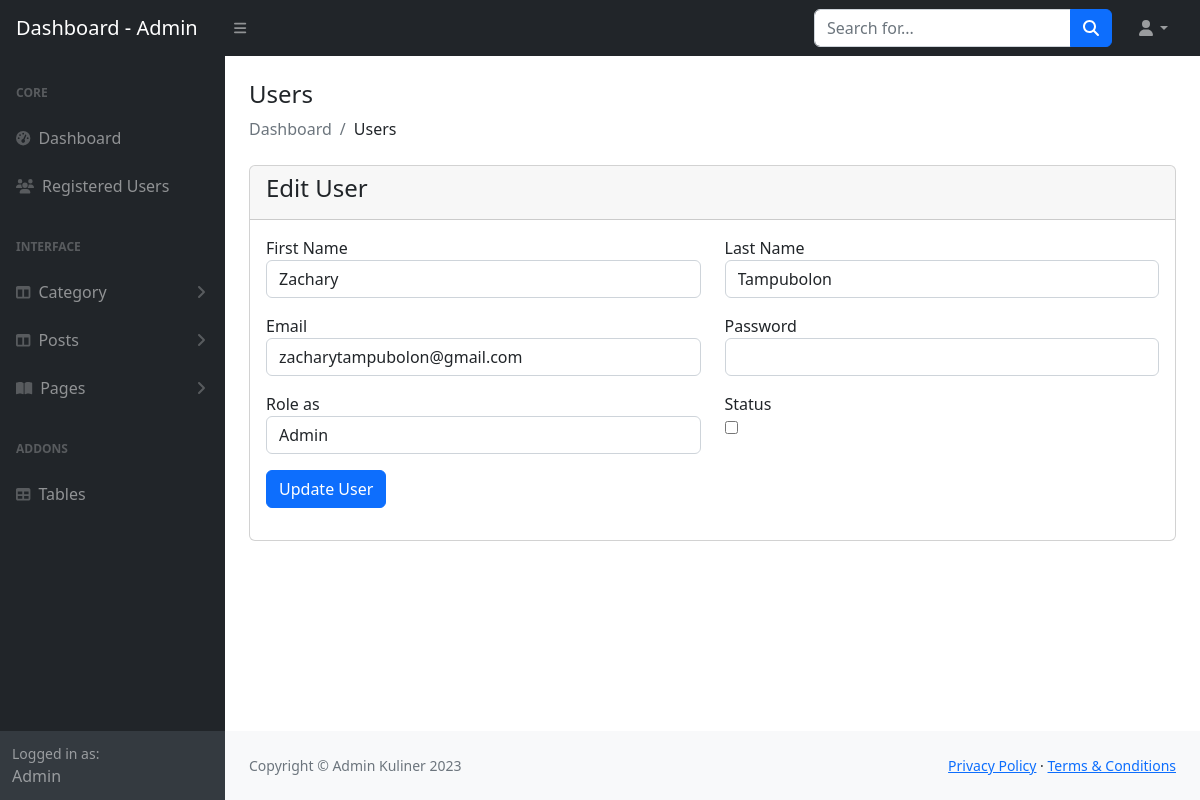
/admin/register-edit.php?id=1 (signed in), run on the app's committed database.
### tables this page shows
CREATE TABLE `users` (
  `id` int(11) NOT NULL,
  `fname` varchar(255) NOT NULL,
  `lname` varchar(255) NOT NULL,
  `email` varchar(255) NOT NULL,
  `password` varchar(255) NOT NULL,
  `role_as` tinyint(4) NOT NULL DEFAULT 0,
  `status` tinyint(1) NOT NULL DEFAULT 0,
  `created_at` timestamp NOT NULL DEFAULT current_timestamp()
);

### admin/register-edit.php (the view, shortened to what this page needs)
<?php
include("includes/header.php");
?>
<div class="container-fluid px-4">
    <h4 class="mt-4">Users</h1>
    <ol class="breadcrumb mb-4">
        <li class="breadcrumb-item active">Dashboard</li>
        <li class="breadcrumb-item">Users</li>
    </ol>
    <div class="row">
        <div class="col-md-12">
            <div class="card">
                <div class="card-header">
                    <h4>Edit User</h4>
                </div>
                <div class="card-body">
                    <?php
                    if(isset($_GET['id']))
                    {
                        $user_id = $_GET['id'];
                        $users = "SELECT * FROM users WHERE id ='$user_id' ";
                        $users_run = mysqli_query($con, $users);
                        if(mysqli_num_rows($users_run) > 0)
                        {
                            foreach($users_run as $user)
                            {
                            ?>
                            <form action="code.php" method="POST">
                                <div class="row">
                                    <div class="col-md-6 mb-3">
                                        <label for="">First Name</label>
                                        <input type="text" name="fname" value="<?= $user['fname'];?>" class="form-control">
                                    </div>
                                    <div class="col-md-6 mb-3">
                                        <label for="">Last Name</label>
                                        <input type="text" name="lname" value="<?= $user['lname'];?>" class="form-control">
                                    </div>
                                    <div class="col-md-6 mb-3">
                                        <label for="">Email</label>
                                        <input type="text" name="email" value="<?= $user['email'];?>" class="form-control">
                                    </div>
                                    <div class="col-md-6 mb-3">
                                        <label for="">Password</label>
                                        <input type="text" name="password" class="form-control">
                                    </div>
                                    <div class="col-md-6 mb-3">
                                        <label for="">Role as</label>
                                        <select name="role_as" required class="form-control">
                                            <option value="1" <?= $user['role_as'] == '1' ? 'selected':'' ?>>Admin</option>
                                        </select>
                                    </div>
                                    <div class="col-md-6 mb-3">
                                        <label for="">Status</label><br/>
                                        <input type="checkbox" name="status" <?= $user['status'] == '1' ? 'checked':'' ?> width="70px" height="70px">
                                    </div>
                                    <div class="col-md-12 mb-3">
                                        <button type="submit" name="update_user" class="btn btn-primary">Update User</button>
                                    </div>
                                </div>
                            </form>
                            <?php
                            }
                        }
                        else
                        {
                            ?>
                            <h4>No Record Found</h4>
                            <?php
                        }
                    }
                    ?>
                </div>
            </div>
        </div>
    </div>
</div>
<?php
include("includes/footer.php");
include("includes/scripts.php");
?>

### data on the page
users: fname "Zachary", lname "Tampubolon", email "zacharytampubolon@gmail.com", role_as "Admin"
